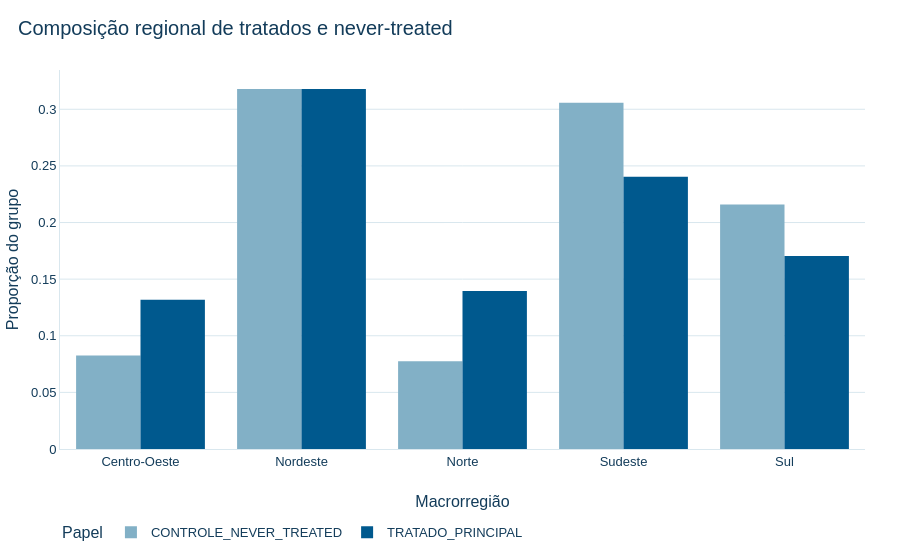

The notebook cell saved with this chart:
### Markdown cell above
## 7. Composição geográfica

### Code cell
geografia = d17.composicao_geografica(baseline)
regiao = (
    baseline.groupby(["papel_causal", "macrorregiao"], as_index=False)
    .agg(n_municipios=("codigo_municipio_ibge", "nunique"))
)
regiao["proporcao"] = regiao["n_municipios"] / regiao.groupby("papel_causal")["n_municipios"].transform("sum")
mostrar(regiao)

fig = px.bar(
    regiao,
    x="macrorregiao",
    y="proporcao",
    color="papel_causal",
    barmode="group",
    color_discrete_map={d17.PAPEL_TRATADO: CORES_IPT["AZUL_PRINCIPAL"], d17.PAPEL_CONTROLE: CORES_IPT["AZUL_CLARO"]},
    labels={"macrorregiao": "Macrorregião", "proporcao": "Proporção do grupo", "papel_causal": "Papel"},
    title="Composição regional de tratados e never-treated",
)
salvar_figura(fig, "d17_07_composicao_regional")
fig.show()

### Figure 1 — Plotly figure (JSON) as saved in the notebook; plotly's stock layout.template omitted (floating-point values rounded to 4 significant figures)
{"data": [{"alignmentgroup": "True", "hovertemplate": "Papel=CONTROLE_NEVER_TREATED<br>Macrorregião=%{x}<br>Proporção do grupo=%{y}<extra></extra>", "legendgroup": "CONTROLE_NEVER_TREATED", "marker": {"color": "#82B0C6", "pattern": {"shape": ""}}, "name": "CONTROLE_NEVER_TREATED", "offsetgroup": "CONTROLE_NEVER_TREATED", "orientation": "v", "showlegend": true, "textposition": "auto", "type": "bar", "x": ["Centro-Oeste", "Nordeste", "Norte", "Sudeste", "Sul"], "xaxis": "x", "y": [0.08261, 0.318, 0.07757, 0.3059, 0.216], "yaxis": "y"}, {"alignmentgroup": "True", "hovertemplate": "Papel=TRATADO_PRINCIPAL<br>Macrorregião=%{x}<br>Proporção do grupo=%{y}<extra></extra>", "legendgroup": "TRATADO_PRINCIPAL", "marker": {"color": "#00598E", "pattern": {"shape": ""}}, "name": "TRATADO_PRINCIPAL", "offsetgroup": "TRATADO_PRINCIPAL", "orientation": "v", "showlegend": true, "textposition": "auto", "type": "bar", "x": ["Centro-Oeste", "Nordeste", "Norte", "Sudeste", "Sul"], "xaxis": "x", "y": [0.1318, 0.3178, 0.1395, 0.2403, 0.1705], "yaxis": "y"}], "layout": {"barmode": "group", "font": {"color": "#133C5A", "family": "Arial", "size": 13}, "legend": {"title": {"text": "Papel"}, "tracegroupgap": 0}, "paper_bgcolor": "#FFFFFF", "plot_bgcolor": "#FFFFFF", "title": {"text": "Composição regional de tratados e never-treated"}, "xaxis": {"anchor": "y", "domain": [0.0, 1.0], "title": {"text": "Macrorregião"}}, "yaxis": {"anchor": "x", "domain": [0.0, 1.0], "title": {"text": "Proporção do grupo"}}}}
